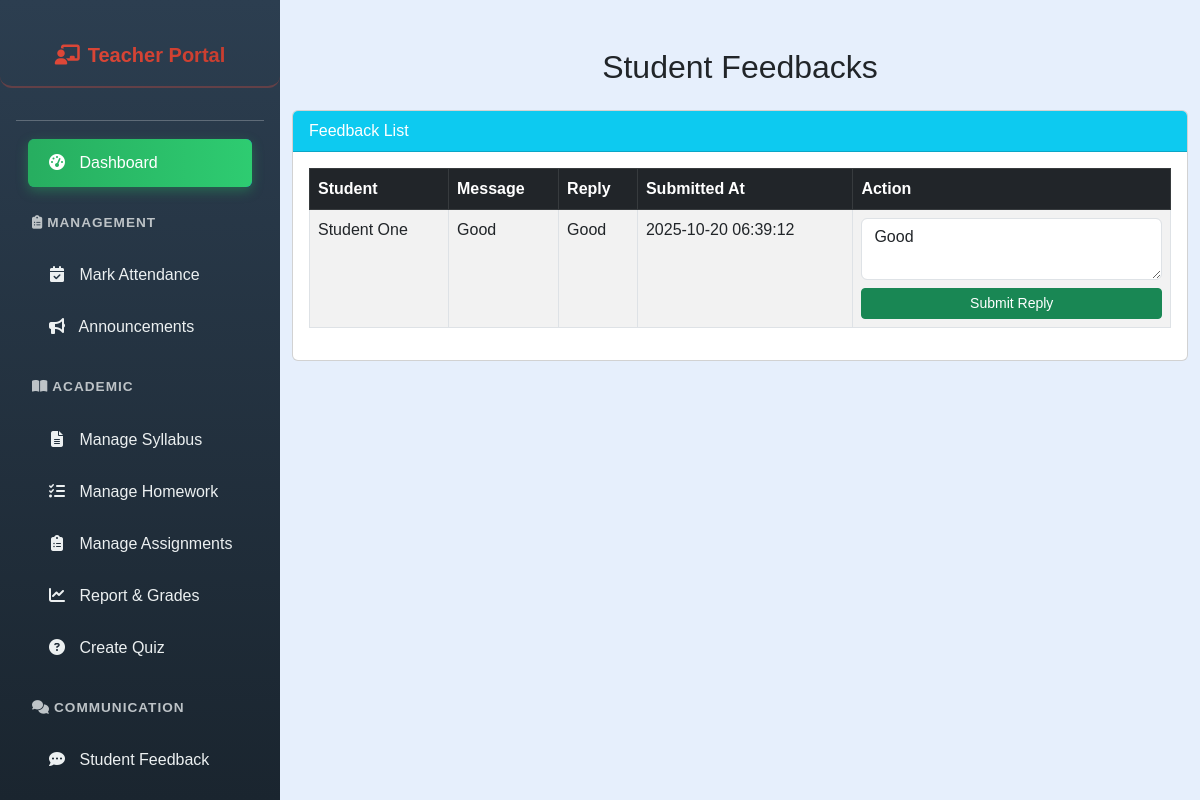
The page /teacher/teacher_feedback.php (signed in) on the database its author committed.
### tables this page shows
CREATE TABLE `feedback` (
  `feedback_id` int(11) NOT NULL,
  `student_id` int(11) NOT NULL,
  `message` text NOT NULL,
  `reply` text DEFAULT NULL,
  `created_at` timestamp NOT NULL DEFAULT current_timestamp()
);

CREATE TABLE `users` (
  `user_id` int(11) NOT NULL,
  `usertype` enum('Teacher','Student') NOT NULL,
  `first_name` varchar(50) NOT NULL,
  `last_name` varchar(50) NOT NULL,
  `email` varchar(100) NOT NULL,
  `password_hash` varchar(255) NOT NULL,
  `gender` enum('Male','Female','Other') NOT NULL,
  `dob` date NOT NULL,
  `contact_number` varchar(20) DEFAULT NULL,
  `address` text DEFAULT NULL,
  `profile_picture` varchar(255) DEFAULT NULL,
  `class_id` int(11) DEFAULT NULL,
  `created_at` datetime DEFAULT current_timestamp(),
  `updated_at` datetime DEFAULT current_timestamp() ON UPDATE current_timestamp()
);

### teacher/teacher_feedback.php (the view, shortened to what this page needs)
<?php
include('../config.php');
$feedbacks = [];
$query = "
    SELECT f.feedback_id, f.message, f.reply, f.created_at,
           u.first_name, u.last_name
    FROM feedback f
    JOIN users u ON f.student_id = u.user_id
    ORDER BY f.created_at DESC
";
$result = $conn->query($query);
while ($row = $result->fetch_assoc()) $feedbacks[] = $row;
?>
<!DOCTYPE html>
<html lang="en">
<head>
<link href="https://cdn.jsdelivr.net/npm/bootstrap@5.3.0/dist/css/bootstrap.min.css" rel="stylesheet" />
</head>
<body style="margin-left:280px; background-color:#e6effc;">
<?php include('teacher_sidebar.php'); ?>
<div class="container mt-5 mb-5">
    <h2 class="mb-4 text-center">Student Feedbacks</h2>
    <div class="card">
        <div class="card-header bg-info text-white">Feedback List</div>
        <div class="card-body table-responsive">
            <table class="table table-bordered table-striped">
                <thead class="table-dark">
                    <tr>
                        <th>Student</th>
                        <th>Message</th>
                        <th>Reply</th>
                        <th>Submitted At</th>
                        <th>Action</th>
                    </tr>
                </thead>
                <tbody>
                    <?php if ($feedbacks): ?>
                        <?php foreach ($feedbacks as $fb): ?>
                            <tr>
                                <td><?= htmlspecialchars($fb['first_name'] . ' ' . $fb['last_name']) ?></td>
                                <td><?= nl2br(htmlspecialchars($fb['message'])) ?></td>
                                <td><?= nl2br(htmlspecialchars($fb['reply'] ?? 'No reply yet')) ?></td>
                                <td><?= htmlspecialchars($fb['created_at']) ?></td>
                                <td>
                                    <form method="POST" class="d-flex flex-column">
                                        <textarea name="reply" class="form-control mb-2" rows="2" placeholder="Add/Update reply"><?= htmlspecialchars($fb['reply'] ?? '') ?></textarea>
                                        <button type="submit" class="btn btn-sm btn-success">Submit Reply</button>
                                    </form>
                                </td>
                            </tr>
                        <?php endforeach; ?>
                    <?php else: ?>
                        <tr><td colspan="5" class="text-center">No feedback available.</td></tr>
                    <?php endif; ?>
                </tbody>
            </table>
        </div>
    </div>
</div>
</body>
</html>

### teacher/teacher_sidebar.php (style rules this page uses)
body { font-family: Arial, sans-serif; background-color: #e6effc; margin-left: 280px; overflow-x: hidden; }

### rows shown on the page
feedback: users.first_name+last_name "Student One", message "Good", reply "Good", created_at "2025-10-20 06:39:12"
